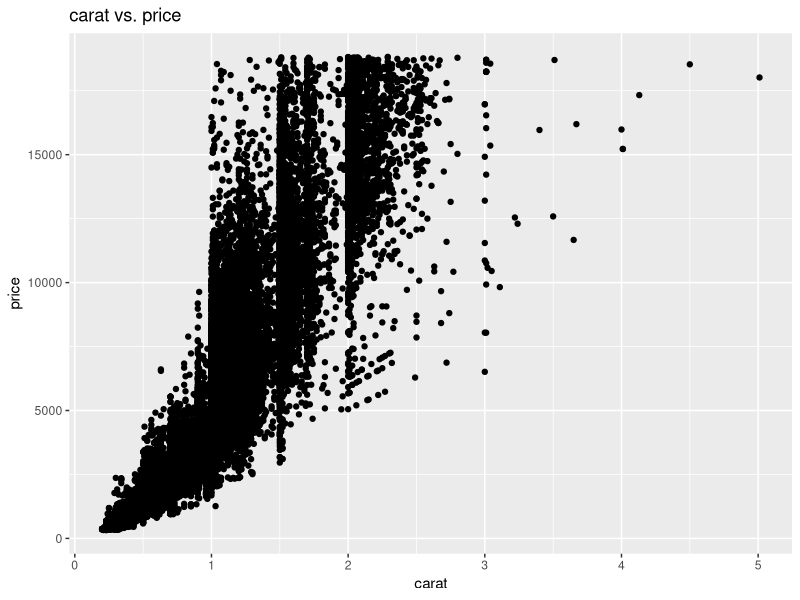

Generate this figure with R:
library(ggplot2)

ggplot(diamonds, aes(x = carat, y = price)) +
  geom_point() +
  ggtitle("carat vs. price") +
  xlab("carat") +
  ylab("price")
